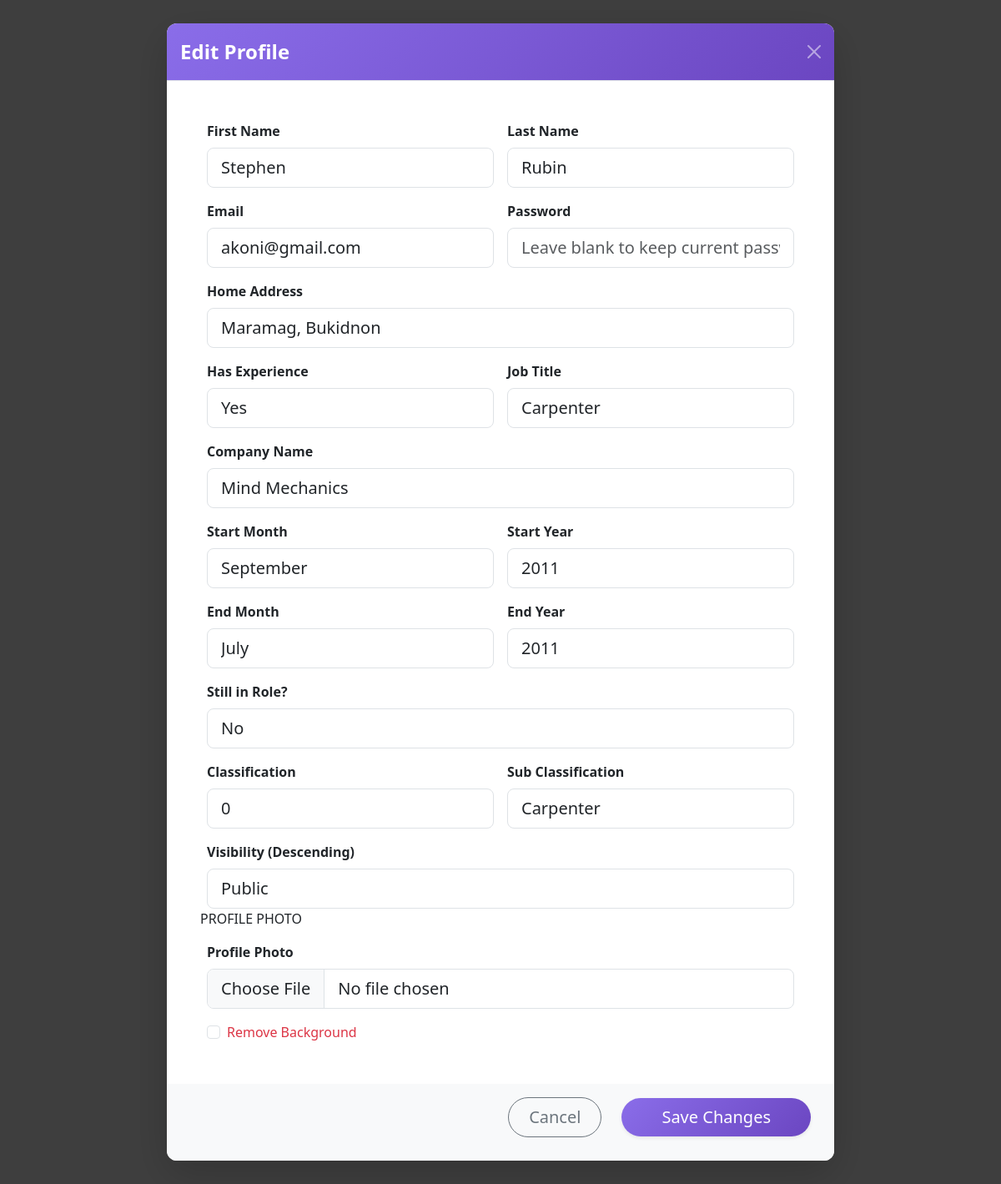
The app's page /edit-profile-modal.php (signed in) with its own data.
### tables this page shows
CREATE TABLE `profiles` (
  `id` int(11) NOT NULL,
  `fname` varchar(100) DEFAULT NULL,
  `lname` varchar(100) DEFAULT NULL,
  `email` varchar(200) DEFAULT NULL,
  `password` varchar(255) DEFAULT NULL,
  `home_address` varchar(255) DEFAULT NULL,
  `has_experience` tinyint(1) DEFAULT NULL,
  `job_title` varchar(150) DEFAULT NULL,
  `company_name` varchar(150) DEFAULT NULL,
  `start_month` varchar(20) DEFAULT NULL,
  `start_year` varchar(10) DEFAULT NULL,
  `end_month` varchar(20) DEFAULT NULL,
  `end_year` varchar(10) DEFAULT NULL,
  `still_in_role` tinyint(1) DEFAULT NULL,
  `classification` varchar(150) DEFAULT NULL,
  `subclassification` varchar(150) DEFAULT NULL,
  `visibility` text DEFAULT NULL,
  `created_at` timestamp NOT NULL DEFAULT current_timestamp()
);

### edit-profile-modal.php (the view, shortened to what this page needs)
<?php
include "db.php";
$userId = $_SESSION["user_id"];
$stmt = $conn->prepare("SELECT * FROM profiles WHERE id = ?");
$stmt->bind_param("i", $userId);
$stmt->execute();
$user = $stmt->get_result()->fetch_assoc();
?>
<!DOCTYPE html>
<html lang="en">
<head>
  <link href="https://cdn.jsdelivr.net/npm/bootstrap@5.3.3/dist/css/bootstrap.min.css" rel="stylesheet">
</head>
<body class="bg-light">
<div class="modal fade show" id="editProfileModalStandalone" tabindex="-1" aria-hidden="true">
  <div class="modal-dialog modal-lg modal-dialog-centered modal-dialog-scrollable">
    <div class="modal-content border-0 shadow-lg overflow-hidden">
      <div class="modal-header text-white" style="background: linear-gradient(135deg, #8a6de9, #6b46c1);">
        <h5 class="modal-title fw-bold fs-4">Edit Profile</h5>
        <button type="button" class="btn-close btn-close-white" data-bs-dismiss="modal"></button>
      </div>
      <div class="modal-body p-4 p-lg-5">
        <form id="editProfileForm" method="POST" action="update_profile.php" enctype="multipart/form-data">
          <div class="row g-3">
            <div class="col-md-6">
              <label class="form-label fw-semibold">First Name</label>
              <input type="text" name="fname" class="form-control form-control-lg rounded-3"
                     value="<?= htmlspecialchars($user['fname']); ?>">
            </div>
            <div class="col-md-6">
              <label class="form-label fw-semibold">Last Name</label>
              <input type="text" name="lname" class="form-control form-control-lg rounded-3"
                     value="<?= htmlspecialchars($user['lname']); ?>">
            </div>
            <div class="col-md-6">
              <label class="form-label fw-semibold">Email</label>
              <input type="email" name="email" class="form-control form-control-lg rounded-3"
                     value="<?= htmlspecialchars($user['email']); ?>">
            </div>
            <div class="col-md-6">
              <label class="form-label fw-semibold">Password</label>
              <input type="password" name="password" class="form-control form-control-lg rounded-3"
                     placeholder="Leave blank to keep current password">
            </div>
            <div class="col-12">
              <label class="form-label fw-semibold">Home Address</label>
              <input type="text" name="home_address" class="form-control form-control-lg rounded-3"
                     value="<?= htmlspecialchars($user['home_address']); ?>">
            </div>
            <div class="col-md-6">
              <label class="form-label fw-semibold">Has Experience</label>
              <select name="has_experience" class="form-control form-control-lg rounded-3">
                <option value="Yes" <?= $user['has_experience']=="Yes"?"selected":""; ?>>Yes</option>
              </select>
            </div>
            <div class="col-md-6">
              <label class="form-label fw-semibold">Job Title</label>
              <input type="text" name="job_title" class="form-control form-control-lg rounded-3"
                     value="<?= htmlspecialchars($user['job_title']); ?>">
            </div>
            <div class="col-12">
              <label class="form-label fw-semibold">Company Name</label>
              <input type="text" name="company_name" class="form-control form-control-lg rounded-3"
                     value="<?= htmlspecialchars($user['company_name']); ?>">
            </div>
            <div class="col-md-6">
              <label class="form-label fw-semibold">Start Month</label>
              <input type="text" name="start_month" class="form-control form-control-lg rounded-3"
                     value="<?= htmlspecialchars($user['start_month']); ?>">
            </div>
            <div class="col-md-6">
              <label class="form-label fw-semibold">Start Year</label>
              <input type="number" name="start_year" class="form-control form-control-lg rounded-3"
                     value="<?= htmlspecialchars($user['start_year']); ?>">
            </div>
            <div class="col-md-6">
              <label class="form-label fw-semibold">End Month</label>
              <input type="text" name="end_month" class="form-control form-control-lg rounded-3"
                     value="<?= htmlspecialchars($user['end_month']); ?>">
            </div>
            <div class="col-md-6">
              <label class="form-label fw-semibold">End Year</label>
              <input type="number" name="end_year" class="form-control form-control-lg rounded-3"
                     value="<?= htmlspecialchars($user['end_year']); ?>">
            </div>
            <div class="col-md-12">
              <label class="form-label fw-semibold">Still in Role?</label>
              <select name="still_in_role" class="form-control form-control-lg rounded-3">
                <option value="0" <?= !$user['still_in_role'] ? "selected" : "" ?>>No</option>
              </select>
            </div>
            <div class="col-md-6">
              <label class="form-label fw-semibold">Classification</label>
              <input type="text" name="classification" class="form-control form-control-lg rounded-3"
                     value="<?= htmlspecialchars($user['classification']); ?>">
            </div>
            <div class="col-md-6">
              <label class="form-label fw-semibold">Sub Classification</label>
              <input type="text" name="subclassification" class="form-control form-control-lg rounded-3"
                     value="<?= htmlspecialchars($user['subclassification']); ?>">
            </div>
            <div class="col-12">
              <label class="form-label fw-semibold">Visibility (Descending)</label>
              <select name="visibility" class="form-control form-control-lg rounded-3">
                <option value="Public" <?= $user['visibility']=="Public"?"selected":""; ?>>Public</option>
              </select>
            </div>
            PROFILE PHOTO
            <div class="col-12">
              <label class="form-label fw-semibold">Profile Photo</label>
              <input class="form-control form-control-lg" type="file" name="profile_photo">
              <div class="form-check mt-3">
                <input class="form-check-input" type="checkbox" name="remove_bg" id="removeBg">
                <label class="form-check-label text-danger fw-medium" for="removeBg">
                  Remove Background
                </label>
              </div>
            </div>
          </div>
        </form>
      </div>
      <div class="modal-footer bg-light border-0 justify-content-end gap-3 pb-4 px-4">
        <button type="button" class="btn btn-lg btn-outline-secondary px-4 rounded-pill" data-bs-dismiss="modal">
          Cancel
        </button>
        <button type="submit" form="editProfileForm" class="btn btn-lg btn-purple text-white px-5 rounded-pill shadow-sm">
          Save Changes
        </button>
      </div>
    </div>
  </div>
</div>
</body>
</html>

### edit-profile-modal.php (style rules this page uses)
body { background: transparent !important; min-height: 100vh; display: flex; align-items: center; justify-content: center; }
.btn-purple { background: linear-gradient(135deg, #8a6de9, #6b46c1); border: none; }
.modal-dialog { max-width: 95%; width: 800px; }
.modal-content { border-radius: 12px; box-shadow: 0 10px 30px rgba(0,0,0,0.3); }
.modal { display: block !important; background-color: rgba(0,0,0,0.5); }

### records on screen
profiles: fname "Stephen", lname "Rubin", email "akoni@gmail.com", home_address "Maramag, Bukidnon", job_title "Carpenter", company_name "Mind Mechanics", start_month "September", start_year "2011", end_month "July", end_year "2011", still_in_role "No", classification "0", subclassification "Carpenter"
